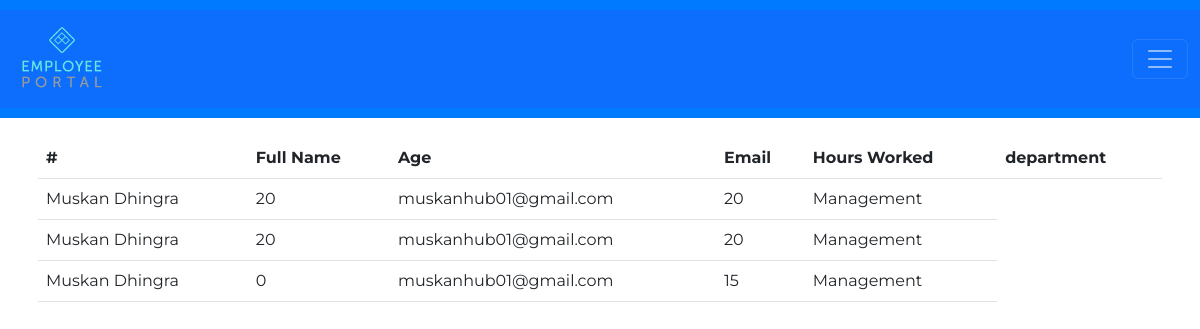
Page /view_employee.php on the earlier database version.
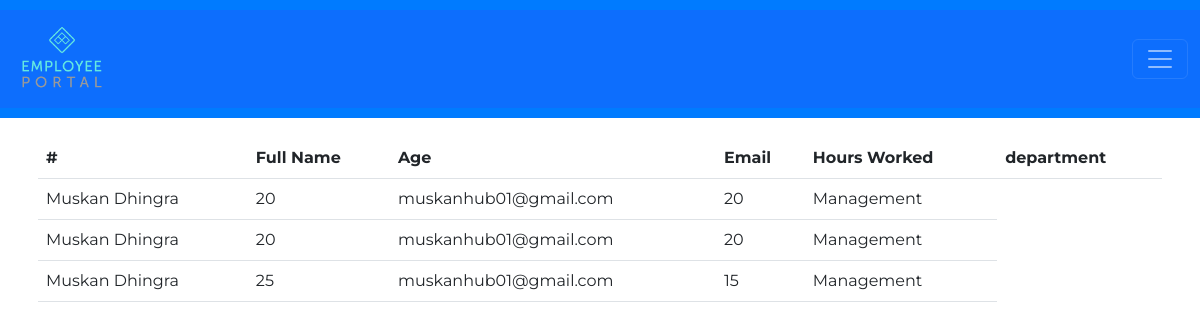
Same page on the later database version.
### tables this page shows
CREATE TABLE IF NOT EXISTS `employee_portal` (
  `fname` varchar(30) NOT NULL,
  `lname` varchar(30) NOT NULL,
  `age` int NOT NULL,
  `email` varchar(40) NOT NULL,
  `hoursworked` int NOT NULL,
  `department` varchar(255) NOT NULL
);

### database.php (called while the page is built, shortened)
<?php
  class Database{
    private $connection;
    public function connect_db(){
      $this->connection = mysqli_connect('localhost', 'root', '', 'employee');
    }
    public function read(){
		    $sql = "SELECT * FROM employee_portal";
 		    $res = mysqli_query($this->connection, $sql);
 		    return $res;
	  }
  }
  $database = new Database();
?>

### view_employee.php (the view, shortened to what this page needs)
<?php
	require_once('database.php');
	$res = $database->read();
?>
<!DOCTYPE html>
<html>
<head>
	<link rel="stylesheet" href="https://cdn.jsdelivr.net/npm/bootstrap@5.2.0-beta1/dist/css/bootstrap.min.css" >
  <link rel="stylesheet" href="./css/style.css">
</head>
<body>
	<header>
	<?php
                include("include/globalheader.php");
           ?>
  </header>
<div class="container">
	<div class="row">
		<table class="table">
			<tr>
				<th>#</th>
				<th>Full Name</th>
				<th>Age</th>
				<th>Email</th>
                <th>Hours Worked</th>
                <th>department</th>
			</tr>
			<?php
				while($r = mysqli_fetch_assoc($res)){
			?>
					<tr>
						<td><?php echo $r['fname'] . " " . $r['lname']; ?></td>
						<td><?php echo $r['age'] ?></td>
						<td><?php echo $r['email'] ?></td>
                        <td><?php echo $r['hoursworked'] ?></td>
                        <td><?php echo $r['department'] ?></td>
					</tr>
				<?php
				}
			?>
		</table>
	</div>
</div>
</body>
</html>

Differences in the rows shown:
removed employee_portal: fname "Muskan", lname "Dhingra", age "0", email "muskanhub01@gmail.com", hoursworked "15", department "Management"
added employee_portal: fname "Muskan", lname "Dhingra", age "25", email "muskanhub01@gmail.com", hoursworked "15", department "Management"
